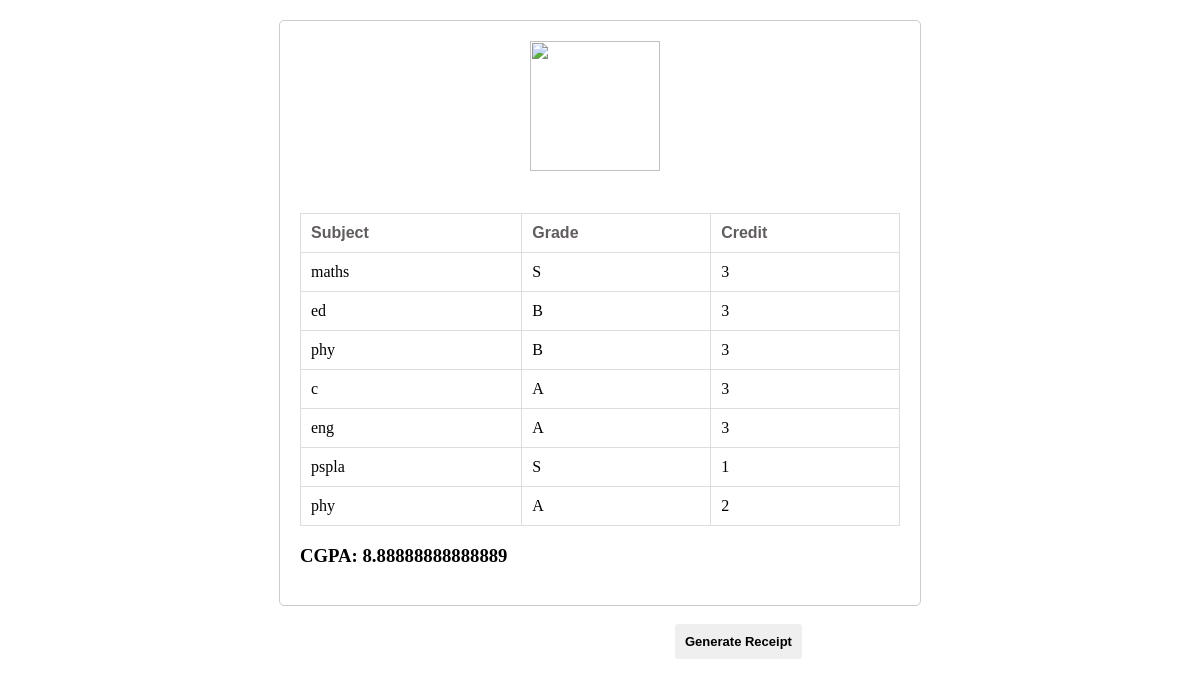
The app's page /result/ (signed in) with its own data.
### home/models.py (models this page shows, shortened)
class Subject(models.Model):
    user = models.ForeignKey(User, on_delete=models.SET_NULL, null=True, blank=True)
    name = models.CharField(max_length=255)
    grade = models.CharField(max_length=2, choices=[('S', 'S'), ('A', 'A'), ('B', 'B'), ('C', 'C'), ('D', 'D'), ('F', 'F')])
    credit = models.PositiveIntegerField()

### home/views.py (the view)
# urls.py: path('result/', result, name='result'),
@login_required(login_url='/login/')
def result(request):
    subjects = Subject.objects.all()
    form = SubjectForm()
    if request.method == 'POST':
        form = SubjectForm(request.POST)
        if form.is_valid():
            form.save()
            return redirect('cgpa_calculator')
    total_credits = 0
    total_grade_points = 0
    for subject in subjects:
        total_credits += subject.credit
        total_grade_points += subject.credit * GRADE_POINTS.get(subject.grade, 0)
    if total_credits != 0:
        cgpa = total_grade_points / total_credits
    else:
        cgpa = 0
    context = {
        'subjects': subjects,
        'form': form,
        'cgpa': cgpa,
    }
    return render(request, 'pdf.html', context)

### home/templates/pdf.html (shortened to what this page needs)
<!DOCTYPE html>
<html lang="en">
<head>
</head>
<body>
    <div id="mn" class="calculator" >
        <img style="width: 130px; height:130px; margin-left:230px" src="https://i.ibb.co/JkyXTWp/1696184885877pp.jpg" alt="">
        <br>
        <br>
        <table>
            <thead>
                <tr>
                    <th>Subject</th>
                    <th>Grade</th>
                    <th>Credit</th>
                </tr>
            </thead>
            <tbody>
                {% for subject in subjects %}
                <tr>
                    <td style="font-family: 'Times New Roman', Times, serif;">{{ subject.name }}</td>
                    <td style="font-family: 'Times New Roman', Times, serif;">{{ subject.grade }}</td>
                    <td style="font-family: 'Times New Roman', Times, serif;">{{ subject.credit }}</td>
                </tr>
                {% endfor %}
            </tbody>
        </table>
        <h3 style="font-family: 'Times New Roman', Times, serif;">CGPA: <span id="cgpa">{{cgpa}}</span></h3>
    </div>
    <br>
    <button onclick="myfun('mn')" type="button" class="btn btn-success btn1 ">Generate Receipt</button>
</body>
</html>

### home/templates/pdf.html (style rules this page uses)
body { font-family: Arial, sans-serif; margin: 20px; }
.calculator { max-width: 600px; margin: 0 auto; padding: 20px; border: 1px solid #ccc; border-radius: 5px; }
table { width: 100%; border-collapse: collapse; margin-top: 20px; }
th, td { border: 1px solid #ddd; padding: 10px; text-align: left; }
th { color: rgb(97, 93, 93); }
#cgpa { font-weight: bold; }
button { padding: 10px; color: black; border: none; font-size: 13px; font-weight: bold; border-radius: 3px; cursor: pointer; margin-left:655px }

### records on screen
Subject: name "maths", grade "S", credit "3"
Subject: name "ed", grade "B", credit "3"
Subject: name "phy", grade "B", credit "3"
Subject: name "c", grade "A", credit "3"
Subject: name "eng", grade "A", credit "3"
Subject: name "pspla", grade "S", credit "1"
Subject: name "phy", grade "A", credit "2"

### other values on screen
{{ cgpa }} "8.88888888888889"
